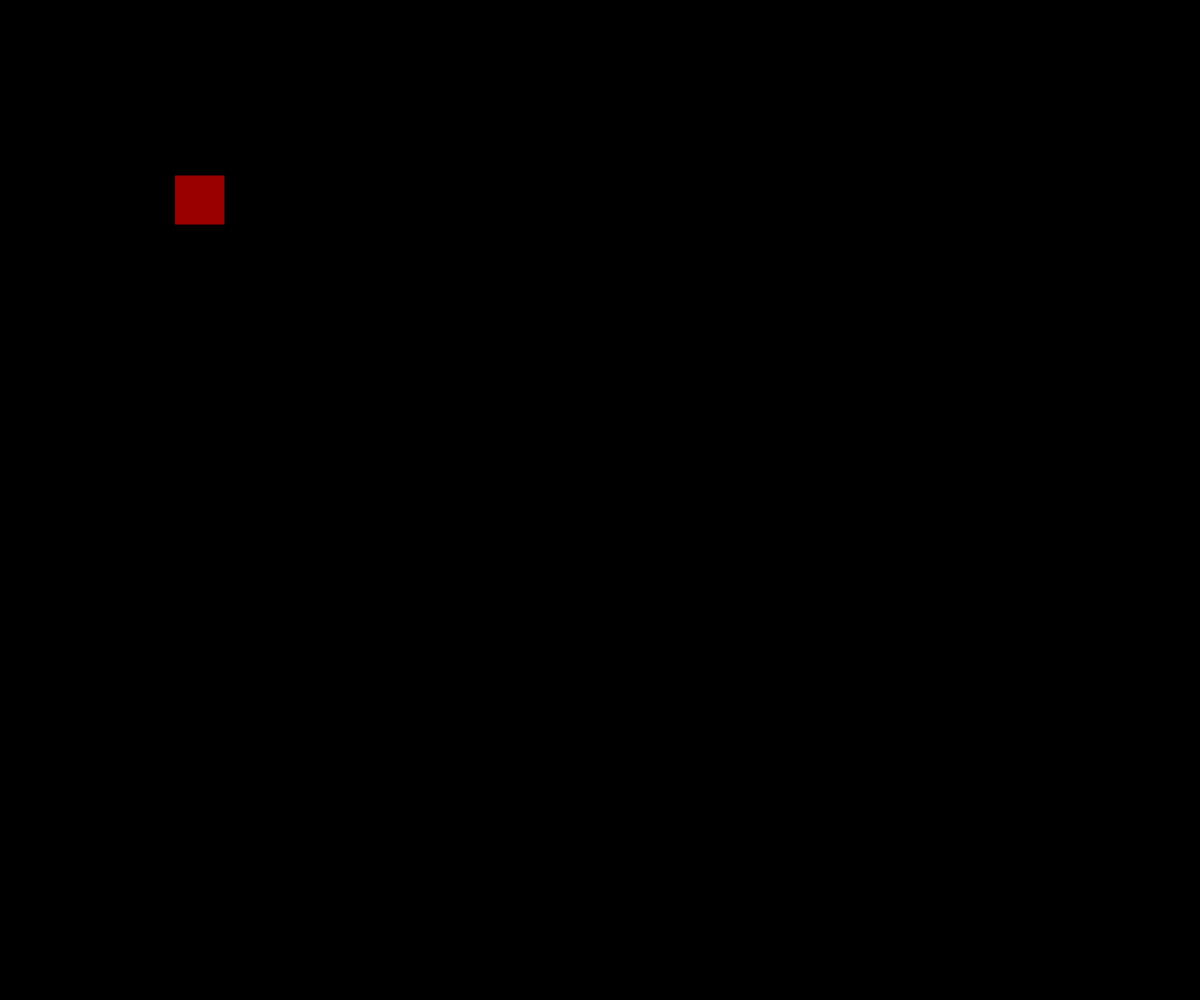
Frame 1 (no input)
Frame 60 (no input): identical to frame 1, image omitted
Frame 120 (the mouse pressed at the canvas centre since frame 60): identical to frame 1, image omitted

The p5.js sketch that drew this single still picture (run headless with seeded random() and noise() and a simulated clock; from frame 60 on, the mouse is pressed at the canvas centre):

// p5.js sketch
// ── sketch.js
// Project Title
// Your Name
// Date
//
// Extra for Experts:
// - describe what you did to take this project "above and beyond"

let x = 200;
let y = 200;
let rSize = 50;
let pickedUp = false;
let mouseOver = false;

function setup() {
  createCanvas(windowWidth, windowHeight);
  rectMode(CENTER);
}

function draw() {
  background(0);
  fill(155, 0, 0);
  mouseOver = false;
  //check for collision
  if (mouseX >= x - rSize / 2 && mouseX <= x + rSize / 2) {
    if (mouseY >= y - rSize / 2 && mouseY <= y + rSize / 2) {
      fill(255, 0, 0);
      mouseOver = true;
    }
  }

  if(pickedUp) {
    x = mouseX;
    y = mouseY;
  }

  rect(x, y, rSize, rSize);
}

function mousePressed() {
  if(mouseOver) {
    pickedUp = true;
  }
}

function mouseReleased() {
  pickedUp = false;
}
